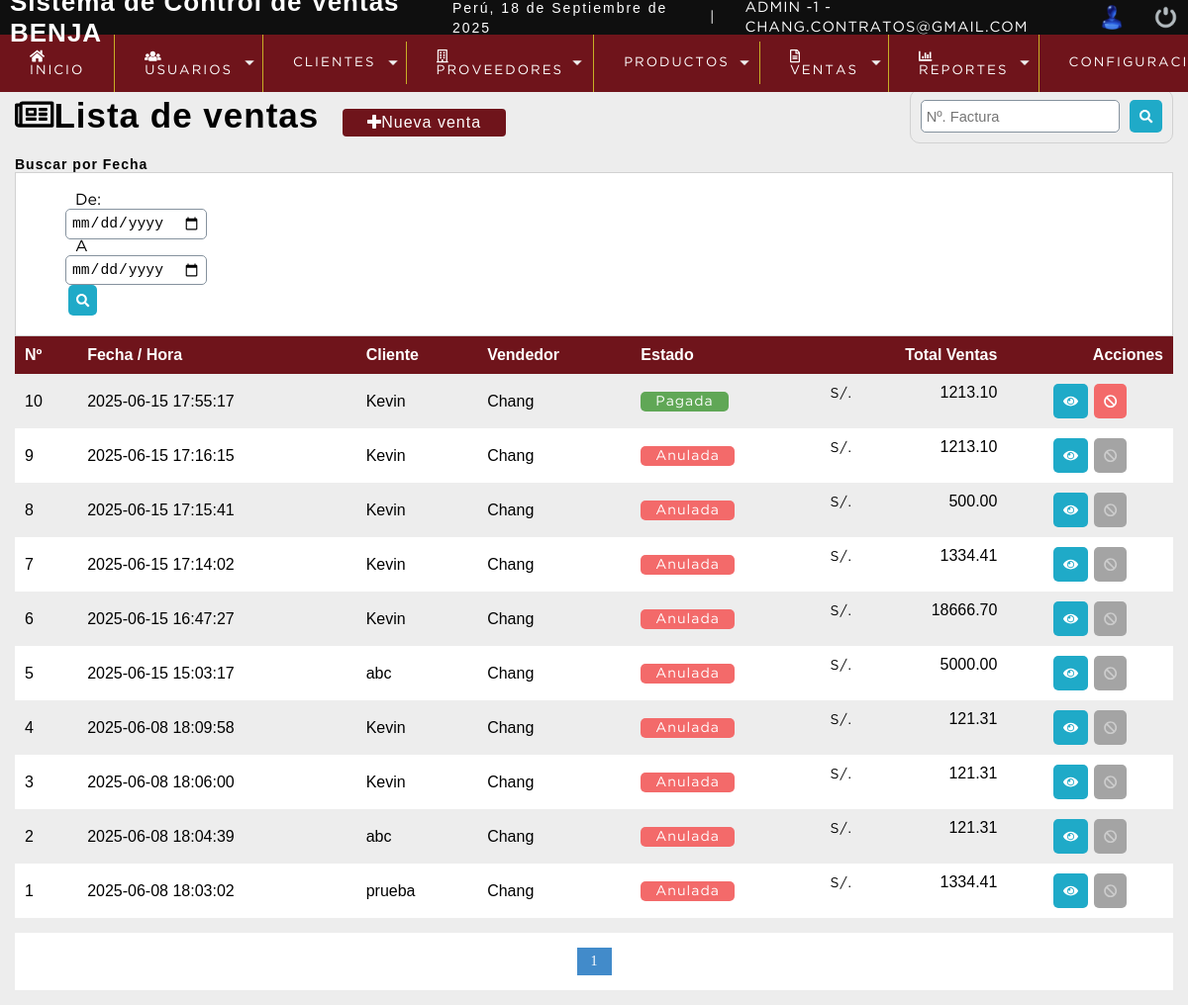
The app's page /sistema/ventas.php (signed in) with its own data.
### tables this page shows
CREATE TABLE `factura` (
  `nofactura` bigint(11) NOT NULL,
  `fecha` datetime NOT NULL DEFAULT current_timestamp(),
  `usuario` int(11) DEFAULT NULL,
  `codcliente` int(11) DEFAULT NULL,
  `totalfactura` decimal(10,2) DEFAULT NULL,
  `estatus` int(11) NOT NULL DEFAULT 1
);

CREATE TABLE `cliente` (
  `idcliente` int(11) NOT NULL,
  `ruc` varchar(11) DEFAULT NULL,
  `nombre` varchar(80) DEFAULT NULL,
  `telefono` int(11) DEFAULT NULL,
  `direccion` text DEFAULT NULL,
  `dateadd` datetime NOT NULL DEFAULT current_timestamp(),
  `usuario_id` int(11) NOT NULL,
  `estatus` int(11) NOT NULL DEFAULT 1
);

CREATE TABLE `usuario` (
  `idusuario` int(11) NOT NULL,
  `nombre` varchar(50) DEFAULT NULL,
  `correo` varchar(100) DEFAULT NULL,
  `usuario` varchar(15) DEFAULT NULL,
  `clave` varchar(100) DEFAULT NULL,
  `rol` int(11) DEFAULT NULL,
  `estatus` int(11) NOT NULL DEFAULT 1
);

### sistema/ventas.php (the view, shortened to what this page needs)
<?php
include "../conexion.php";
?>
<!DOCTYPE html>
<html lang="en">
<head>
	<?php include "includes/scripts.php";?>
</head>
<body>
	<?php include "includes/header.php";?>
	<section id="container">
		<h1><i class="far fa-newspaper"></i>Lista de ventas</h1>
        <a href="nueva_venta.php" class="btn_new"><i class="fas fa-plus"></i>Nueva venta</a>
<form action="buscar_venta.php" method="get" class="form_search">
    <input type="text" name="busqueda" id="busqueda" placeholder="Nº. Factura">
    <button type="submit" class="btn_search"><i class="fas fa-search"></i></button>
</form>
<div>
    <h5>Buscar por Fecha</h5>
    <form action="buscar_venta.php" method="get" class="form_search_date">
        <label>De: </label>
        <input type="date" name="fecha_de" id="fecha_de" required>
        <label> A </label>
        <input type="date" name="fecha_a" id="fecha_a" required>
        <button type="submit" class="btn_view"><i class="fas fa-search"></i></button>
    </form>
</div>
        <table>
            <tr>
                <th>Nº</th>
                <th>Fecha / Hora</th>
                <th>Cliente</th>
                <th>Vendedor</th>
                <th>Estado</th>
                <th class="textright">Total Ventas</th>
                <th class="textright">Acciones</th>
            </tr>
            <?php
                $sql_registe = mysqli_query($conection,"SELECT COUNT(*) as total_registro FROM factura WHERE estatus !=10");
                $result_register = mysqli_fetch_array($sql_registe);
                $total_registro = $result_register['total_registro'];
                $por_pagina =10;
                if(empty($_GET['pagina']))
                {
                    $pagina=1;
                }else{
                    $pagina=$_GET['pagina'];
                }
                $desde = ($pagina-1)* $por_pagina;
                $total_paginas = ceil($total_registro / $por_pagina);
                $query = mysqli_query($conection,"SELECT f.nofactura,f.fecha,f.totalfactura,f.codcliente,f.estatus,u.nombre as vendedor,
                                                                                                                    cl.nombre as cliente
                                                                                                                FROM factura f
                                                                                                                INNER JOIN usuario u
                                                                                                                ON f.usuario = u.idusuario
                                                                                                                INNER JOIN cliente cl
                                                                                                                ON f.codcliente = cl.idcliente
                                                                                                                WHERE f.estatus !=10
                                                                                                                ORDER BY f.fecha DESC LIMIT $desde,$por_pagina");
            $result = mysqli_num_rows($query);
            if($result > 0){
                while ($data = mysqli_fetch_array($query)){
                    if($data["estatus"] == 1){
                        $estado = '<span class="pagada">Pagada</span>';
                    }else{
                        $estado = '<span class="anulada">Anulada</span>';
                    }
            ?>
                <tr id="row_<?php echo $data["nofactura"]; ?>">
                    <td><?php echo $data["nofactura"]?></td>
                    <td><?php echo $data["fecha"]?></td>
                    <td><?php echo $data["cliente"]?></td>
                    <td><?php echo $data["vendedor"]?></td>
                    <td class="estado"><?php echo $estado; ?></td>
                    <td class="textrght totalfactura"><span>S/.</span><?php echo $data["totalfactura"]; ?></td>
                    <td>
                       <div class="div_acciones">
                        <div>
                            <button class="btn_view view_factura" type="button" cl="<?php echo $data["codcliente"]; ?>" f="<?php echo $data['nofactura'];?>"><i class="fas fa-eye"></i></button>
                        </div>
                       <?php if($_SESSION['rol'] == 1 || $_SESSION['rol'] == 2){
                            if($data["estatus"] == 1)
                            {
                        ?>
                        <div class="div_factura">
                            <button class="btn_anular anular_factura" fac="<?php echo $data["nofactura"]; ?>"><i class="fas fa-ban"></i></button>
                        </div>
                        <?php }else{ ?>
                            <div class="div_factura">
                                <button type="button" class="btn_anular inactive"><i class="fas fa-ban"></i></button>
                            </div>
                         <?php
                            }
                       }
                       ?>
                            </div>
                    </td>
                </tr>
            <?php
                }
            }
            ?>
        </table>
        <div class="paginador">
            <ul>
                <?php
                for($i=1; $i <= $total_paginas; $i++){
                    if($i ==$pagina)
                    {
                        echo '<li class="pageSelected">'.$i.'</li>';
                    }else{
                        echo '<li><a href="?pagina='.$i.'">'.$i.'</a></li>';
                    }
                }
                ?>
            </ul>
        </div>
	</section>
</body>
</html>

### sistema/css/style.css (style rules this page uses)
* { margin: 0; padding: 0; box-sizing: border-box; }
body { background: #ededed; }
h1, h2, h3, h4, h5, h6 { font-family: 'arial'; font-weight: bold; letter-spacing: 1px; }
h1 { font-size: 26px; }
h5 { font-size: 14px; }
a { text-decoration: none; font-family: arial; letter-spacing: 1px; }
span { font-family: 'GothamBook'; letter-spacing: 1px; font-size: 14px; line-height: 20px; }
#container { padding: 90px 15px 15px; }
form { background: #FFF; margin: auto; padding: 20px 50px; border: 1px solid #d1d1d1; }
label { display: block; font-size: 12pt; font-family: 'GothamBook' ; margin: 15px auto 5px auto; }
input,select { display: block; width: 100%; font-size:11pt; padding: 5px; border: 1px solid #85929e; border-radius: 5px; }
#container h1 { font-size: 35px; display: inline-block; }
.btn_new { display: inline-block; background: #6f141b; color: #FFF; padding: 5px 25px; border-radius: 4px; margin: 20px; }
table { border-collapse: collapse; font-size: 12pt; font-family: 'arial'; width: 100%; }
table th { text-align: left; padding: 10px; background: #6f141b; color: #fff; }
table tr:nth-child(odd) { background: #fff; }
table td { padding: 10px; }
.paginador { padding: 15px; list-style: none; background: #FFF; margin-top: 15px; display: flex; justify-content: center; }
.paginador ul { display: flex; padding: 0; margin: 0; }
.paginador li { list-style: none; }
.paginador a, .pageSelected { color: #428bca; border: 1px solid #ddd; padding: 5px; display: inline-block; font-size: 14px; text-align: center; width: 35px; margin: 0 5px; text-decoration: none; }
.pageSelected { color: #FFF; background: #428bca; border: 1px solid #428bca; }
.form_search { display: flex; float: right; background: initial; padding: 10px; border-radius: 10px; }
.form_search .btn_search { background: #1faac8; color: #FFF; padding: 10px; border: 0; cursor: pointer; margin-left: 10px; display: flex; border-radius: 5px; }
.textright { text-align: right; }
.btn_anular { background-color: #f36a6a; border: 0; border-radius: 5px; cursor: pointer; padding: 10px; margin: 0 3px; color: #FFF; }
.form_search_date label { margin: 0 10px; }
.form_search_date input { width: auto; }
.form_search_date .btn_view { padding: 8px; }
.btn_view { background-color: #1faac8; border: 0; border-radius: 5px; cursor: pointer; padding: 10px; margin: 0 3px; color: #fff; }
.div_acciones { display: flex; justify-content: center; }
.totalfactura { display: flex; justify-content: space-between; }
.pagada, .anulada { color: #FFF; background: #60a756; text-align: center; border-radius: 5px; padding: 4px 15px; }
.anulada { background: #f36a6a; }
.inactive { background-color: #A4A4A4; color: #ccc; cursor: default; }

### records on screen
factura: nofactura "10", fecha "2025-06-15 17:55:17", codcliente.nombre "Kevin", usuario.nombre "Chang", estatus "Pagada", totalfactura "1213.10"
factura: nofactura "9", fecha "2025-06-15 17:16:15", codcliente.nombre "Kevin", usuario.nombre "Chang", estatus "Anulada", totalfactura "1213.10"
factura: nofactura "8", fecha "2025-06-15 17:15:41", codcliente.nombre "Kevin", usuario.nombre "Chang", estatus "Anulada", totalfactura "500.00"
factura: nofactura "7", fecha "2025-06-15 17:14:02", codcliente.nombre "Kevin", usuario.nombre "Chang", estatus "Anulada", totalfactura "1334.41"
factura: nofactura "6", fecha "2025-06-15 16:47:27", codcliente.nombre "Kevin", usuario.nombre "Chang", estatus "Anulada", totalfactura "18666.70"
factura: nofactura "5", fecha "2025-06-15 15:03:17", codcliente.nombre "abc", usuario.nombre "Chang", estatus "Anulada", totalfactura "5000.00"
factura: nofactura "4", fecha "2025-06-08 18:09:58", codcliente.nombre "Kevin", usuario.nombre "Chang", estatus "Anulada", totalfactura "121.31"
factura: nofactura "3", fecha "2025-06-08 18:06:00", codcliente.nombre "Kevin", usuario.nombre "Chang", estatus "Anulada", totalfactura "121.31"
factura: nofactura "2", fecha "2025-06-08 18:04:39", codcliente.nombre "abc", usuario.nombre "Chang", estatus "Anulada", totalfactura "121.31"
factura: nofactura "1", fecha "2025-06-08 18:03:02", codcliente.nombre "prueba", usuario.nombre "Chang", estatus "Anulada", totalfactura "1334.41"

### other values on screen
fechaC() "18 de Septiembre de 2025"
$_SESSION['user'] "ADMIN"
$_SESSION['rol'] "1"
$_SESSION['email'] "CHANG.CONTRATOS@GMAIL.COM"
